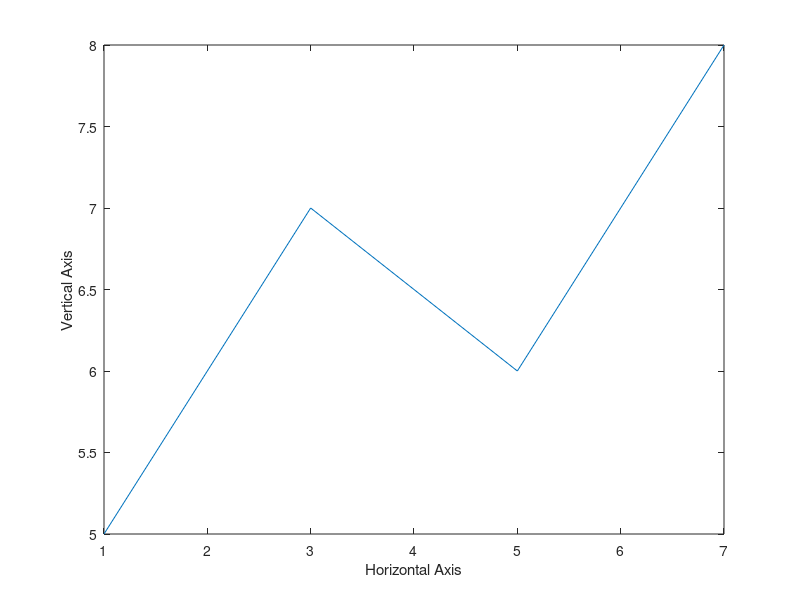
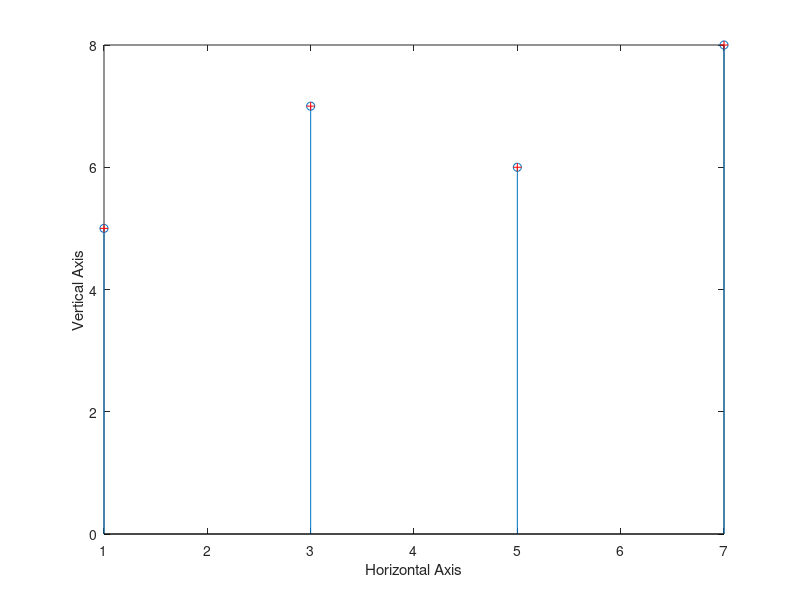

Source code (MATLAB) for these figures, in order: (Note: this script raises an error after producing the figures.)
%% Exercise 1.1 :  Koby Miller

a = zeros(1 ,5)    % Generate and print a 1x5 row vector of zeros
a = zeros(1 ,5);   % Generate a 1x5 row vector of zeros.
b = ones(3 ,2)     % Generate and print a 3x2 matrix filled with 1's
c = size( a );     % Saves dimensions of matrix a into vector c
abs ([ -5.2 , 3]); % Takes a vector and makes every value positive
floor (3.6);       % Rounds the decimal down
d =[1: -3.5: -9];  % Generates vector from 1 to -9 counting by -3.5
f = d(2);          % Generates the second value in the vector d
g = sin( pi /2) ;  % Generates the equivalent of sin(pi/2)
K =[1.4 , 2.3; 5.1 , 7.8];% Generates a matrix with those values
m = K(1 ,2);     % Generates value in first row, second column of K
n = K(: ,2);       % Generates all of the values in the second row
comp = 3+4i;       % Generates complex number and saves it in comp
real(comp)         % Prints real part of complex number we saved
imag(comp)         % Prints imaginary part of complex number we saved
abs (comp)         % Prints complex modulus of our complex number
angle (comp)       % Prints the phase angle of our complex number
disp ('haha , MATLAB is fun');% Prints phrase 'haha , MATLAB is fun'
3^2                % Prints 9. The value of 3^2
4==4               % Prints 1. Logical true because 4 does equal 4
2==8               % Prints 0. Logical false because 2 does equal 8
3~=5               % Prints 1. Logical true because 3 doesn't equal 5
x =[1:2:8];        % Generates a vector from 1 to 8 counting by 2
y =[5 7 6 8];      % Generates the vector [5 6 7 8]
figure;            % Creates a new figure window
plot(x,y);% Generates a plot on figure window using vectors x and y
xlabel('Horizontal Axis') % Lables the x axis
ylabel('Vertical Axis')   % Lables the y axis
figure(1021);     % Creates a new figure window named 'Figure 1021'
stem(x,y)% Generates stem plot on Figure 1021 using vectors x and y
hold on; % Sort of pauses the current plot and its properties
plot (x ,y , '+r')  % This does nothing. The Figure stays the same 
hold off;          % Un-pauses the plot
xlabel('Horizontal Axis') % Lables the x axis on Figure 1021
ylabel('Vertical Axis')   % Lables the y axis on Figure 1021


%% Exercise 1.2
% <include>myroots.m</include>
help myroots

test1 = myroots(9, 2)
check1 = test1 .^ 9

%I did make this testing code, but there were problems that I
%didn't know how to deal with because I am new to MATLAB. Like
%even if a vector shows all of the values as 2.000, I guess that
%doesn't == 2, or it could have decimals further down than it
%shows. I originally didn't have the real(), and I messed with
%things to make the testing easier but couldn't figure
%it out. So I just run test1 .^ 9 and visually check the results

%check1 = 2 * ones(1,9);
%if(real(test1 .^ 9) == check1)
%    disp('Correct results!')
%else
%    disp('Incorrect results...')
%end

test2 = myroots(23, -j)
check2 = test2 .^ 23

%Same as above comments
%check2 = -1 * ones(1,23);
%if(imag(test2 .^ 23) == check2)
%    disp('Correct results!')
%else
%    disp('Incorrect results...')
%end